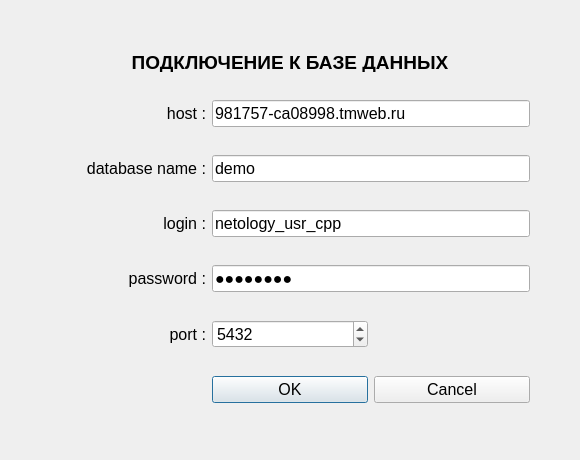
<?xml version="1.0" encoding="UTF-8"?>
<ui version="4.0">
 <class>DialogDB</class>
 <widget class="QDialog" name="DialogDB">
  <property name="geometry">
   <rect>
    <x>0</x>
    <y>0</y>
    <width>580</width>
    <height>460</height>
   </rect>
  </property>
  <property name="windowTitle">
   <string>Dialog</string>
  </property>
  <layout class="QGridLayout" name="gridLayout">
   <property name="leftMargin">
    <number>50</number>
   </property>
   <property name="topMargin">
    <number>30</number>
   </property>
   <property name="rightMargin">
    <number>50</number>
   </property>
   <property name="bottomMargin">
    <number>30</number>
   </property>
   <item row="0" column="0" colspan="3">
    <widget class="QLabel" name="l_form_titile">
     <property name="maximumSize">
      <size>
       <width>16777215</width>
       <height>20</height>
      </size>
     </property>
     <property name="font">
      <font>
       <pointsize>14</pointsize>
       <bold>true</bold>
      </font>
     </property>
     <property name="text">
      <string>ПОДКЛЮЧЕНИЕ К БАЗЕ ДАННЫХ</string>
     </property>
     <property name="alignment">
      <set>Qt::AlignCenter</set>
     </property>
    </widget>
   </item>
   <item row="1" column="0">
    <widget class="QLabel" name="l_db_host">
     <property name="font">
      <font>
       <pointsize>12</pointsize>
      </font>
     </property>
     <property name="text">
      <string>host :</string>
     </property>
     <property name="alignment">
      <set>Qt::AlignRight|Qt::AlignTrailing|Qt::AlignVCenter</set>
     </property>
    </widget>
   </item>
   <item row="1" column="1" colspan="2">
    <widget class="QLineEdit" name="le_db_host">
     <property name="font">
      <font>
       <pointsize>12</pointsize>
      </font>
     </property>
     <property name="text">
      <string>981757-ca08998.tmweb.ru</string>
     </property>
    </widget>
   </item>
   <item row="2" column="0">
    <widget class="QLabel" name="l_db_name">
     <property name="font">
      <font>
       <pointsize>12</pointsize>
      </font>
     </property>
     <property name="text">
      <string>database name :</string>
     </property>
     <property name="alignment">
      <set>Qt::AlignRight|Qt::AlignTrailing|Qt::AlignVCenter</set>
     </property>
    </widget>
   </item>
   <item row="2" column="1" colspan="2">
    <widget class="QLineEdit" name="le_db_name">
     <property name="font">
      <font>
       <pointsize>12</pointsize>
      </font>
     </property>
     <property name="text">
      <string>demo</string>
     </property>
    </widget>
   </item>
   <item row="3" column="0">
    <widget class="QLabel" name="l_db_login">
     <property name="font">
      <font>
       <pointsize>12</pointsize>
      </font>
     </property>
     <property name="text">
      <string>login :</string>
     </property>
     <property name="alignment">
      <set>Qt::AlignRight|Qt::AlignTrailing|Qt::AlignVCenter</set>
     </property>
    </widget>
   </item>
   <item row="3" column="1" colspan="2">
    <widget class="QLineEdit" name="le_db_login">
     <property name="font">
      <font>
       <pointsize>12</pointsize>
      </font>
     </property>
     <property name="text">
      <string>netology_usr_cpp</string>
     </property>
    </widget>
   </item>
   <item row="4" column="0">
    <widget class="QLabel" name="l_db_password">
     <property name="font">
      <font>
       <pointsize>12</pointsize>
      </font>
     </property>
     <property name="text">
      <string>password :</string>
     </property>
     <property name="alignment">
      <set>Qt::AlignRight|Qt::AlignTrailing|Qt::AlignVCenter</set>
     </property>
    </widget>
   </item>
   <item row="4" column="1" colspan="2">
    <widget class="QLineEdit" name="le_db_password">
     <property name="font">
      <font>
       <pointsize>12</pointsize>
      </font>
     </property>
     <property name="text">
      <string>CppNeto3</string>
     </property>
     <property name="echoMode">
      <enum>QLineEdit::Password</enum>
     </property>
    </widget>
   </item>
   <item row="5" column="0">
    <widget class="QLabel" name="l_db_port">
     <property name="font">
      <font>
       <pointsize>12</pointsize>
      </font>
     </property>
     <property name="text">
      <string>port :</string>
     </property>
     <property name="alignment">
      <set>Qt::AlignRight|Qt::AlignTrailing|Qt::AlignVCenter</set>
     </property>
    </widget>
   </item>
   <item row="5" column="1">
    <widget class="QSpinBox" name="sb_db_port">
     <property name="font">
      <font>
       <pointsize>12</pointsize>
      </font>
     </property>
     <property name="cursor">
      <cursorShape>ArrowCursor</cursorShape>
     </property>
     <property name="maximum">
      <number>65536</number>
     </property>
     <property name="value">
      <number>5432</number>
     </property>
    </widget>
   </item>
   <item row="6" column="1">
    <widget class="QPushButton" name="pb_db_conn_ok">
     <property name="font">
      <font>
       <pointsize>12</pointsize>
      </font>
     </property>
     <property name="text">
      <string>OK</string>
     </property>
    </widget>
   </item>
   <item row="6" column="2">
    <widget class="QPushButton" name="pb_db_conn_cancel">
     <property name="font">
      <font>
       <pointsize>12</pointsize>
      </font>
     </property>
     <property name="text">
      <string>Cancel</string>
     </property>
    </widget>
   </item>
  </layout>
 </widget>
 <tabstops>
  <tabstop>le_db_host</tabstop>
  <tabstop>le_db_name</tabstop>
  <tabstop>le_db_login</tabstop>
  <tabstop>le_db_password</tabstop>
  <tabstop>sb_db_port</tabstop>
  <tabstop>pb_db_conn_ok</tabstop>
  <tabstop>pb_db_conn_cancel</tabstop>
 </tabstops>
 <resources/>
 <connections>
  <connection>
   <sender>pb_db_conn_cancel</sender>
   <signal>clicked()</signal>
   <receiver>DialogDB</receiver>
   <slot>close()</slot>
   <hints>
    <hint type="sourcelabel">
     <x>529</x>
     <y>408</y>
    </hint>
    <hint type="destinationlabel">
     <x>372</x>
     <y>267</y>
    </hint>
   </hints>
  </connection>
  <connection>
   <sender>pb_db_conn_ok</sender>
   <signal>clicked()</signal>
   <receiver>DialogDB</receiver>
   <slot>close()</slot>
   <hints>
    <hint type="sourcelabel">
     <x>242</x>
     <y>388</y>
    </hint>
    <hint type="destinationlabel">
     <x>289</x>
     <y>229</y>
    </hint>
   </hints>
  </connection>
 </connections>
</ui>
